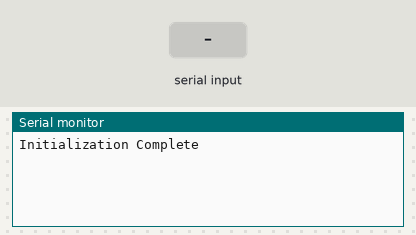
A sketch run on a simulated ESP8266 (NodeMCU). Shown: the last lines printed to the serial monitor. Inputs (shaded band) come from the test bench. WiFi joins after 1.5 s; servers stay silent unless stated; uploads are accepted with an empty reply.

Above: at 2.2 s.
2.3 s: "SERVERSET|" received over the second serial link
At 5.2 s:
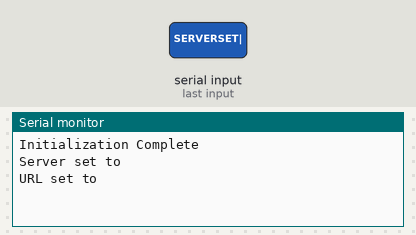
5.3 s: "SENDDATA|" received over the second serial link
At 7.2 s:
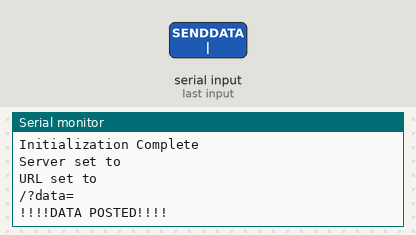
8.2 s: "READDATA|" received over the second serial link
At 9.7 s:
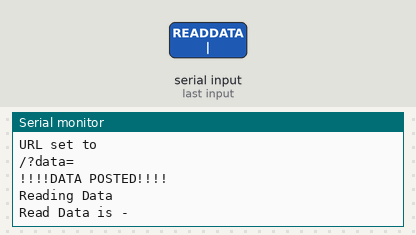

The sketch:

webclientelego.ino
```cpp
//Valid Command List
//WIFICON|SSID,PASSWORD|
//WIFICON|IoTDemo,devilatitswork94|
//SERVERSET|SERVERADDR,URL|
//SENDDATA|DATA|
//READDATA

#include <SoftwareSerial.h>
#include <ESP8266WiFi.h>

SoftwareSerial WFserial(4, 5); // RX | TX

int incomingByte;
int wificonnect = 0;
int wificonnectstate = 0;

String serialcmd;
String data;


String url;
String finalurl;

char ssid[50] = "";
char password[50] = "";
char serveraddr[] = "";

String webline;
String ssidstring;
String passwordstring;
String serveraddrstring;

void setup() {
  Serial.begin(9600);
  WFserial.begin(9600);
  delay(1000);
  Serial.println("Initialization Complete");
}

void loop() {
  serialcmd = "";
  finalurl = "";
  //Read Serial buffer for inputs
  if (WFserial.available()){
        serialcmd = WFserial.readStringUntil('|');
        delay(100);

        if(serialcmd == "WIFICON"){
          wificonnect++;

          ssidstring = WFserial.readStringUntil(',');
          delay(100);
          passwordstring = WFserial.readStringUntil('|');
          delay(100);
          Serial.println(ssidstring);
          Serial.println(passwordstring);

          if(wificonnect>0){
            WiFi.disconnect(true);  // Erases SSID/password
          }

          ssidstring.toCharArray(ssid,ssidstring.length()+1);
          delay(500);
          passwordstring.toCharArray(password,passwordstring.length()+1);
          delay(500);

          Serial.print("Connecting to ");
          Serial.println(ssid);

          WiFi.begin(ssid,password);
          delay(500);

          while (WiFi.status() != WL_CONNECTED) {
            delay(500);
            Serial.print(".");
          }

          Serial.print("WiFi-Connected-");
          Serial.println(ssid);
          Serial.print("IP addr -");
          Serial.println(WiFi.localIP());
          WFserial.print("Connected -");
          WFserial.println(WiFi.localIP());
          wificonnectstate = 1;
        }

        if(serialcmd == "SERVERSET"){
          serveraddrstring = WFserial.readStringUntil(',');
          serveraddrstring.toCharArray(serveraddr,serveraddrstring.length()+1);
          delay(500);

          url = WFserial.readStringUntil('|');
          delay(100);
          Serial.print("Server set to ");
          Serial.println(serveraddr);
          Serial.print("URL set to ");
          Serial.println(url);
          WFserial.println("OK");
        }

        if(serialcmd == "SENDDATA"){
          data = WFserial.readStringUntil('|');
          delay(100);

          finalurl = "/" + url + "?data=" + data;
          Serial.println(finalurl);
          WiFiClient client;
          if (client.connect(serveraddr,80)) {
            client.print(String("GET ") + finalurl + " HTTP/1.1\r\n" +
            "Host: "+serveraddr+"\r\n" +
            "Connection: close\r\n\r\n");
            Serial.println("!!!!DATA POSTED!!!!");
          }
            if (client.connected()) {
              client.stop();  // DISCONNECT FROM THE SERVER
              WFserial.println("OK");
            }
        }

        if(serialcmd == "READDATA"){
          Serial.println("Reading Data");
          finalurl = "/" + url;
          WiFiClient client;

          if (client.connect(serveraddr,80)) {
            client.print(String("GET ") + finalurl + " HTTP/1.1\r\n" +
            "Host: "+serveraddr+"\r\n" +
            "Connection: close\r\n\r\n");
          }

          while (!client.available()) {// wait for serial respone from Wi-Fi Module
            Serial.print(".");
            delay(500);
          }
          while(client.available()){
                if(client.read()=='~'){
                  webline = client.readStringUntil('~');
                }

          }
          Serial.print("Read Data is - ");
          Serial.println(webline);
          WFserial.println(webline);

          client.stop();
          client.flush();
          finalurl = "";
        }


        incomingByte = Serial.read();
        if (incomingByte == '\n') {
          //Read last char from buffer
        }

  }

  if(serveraddrstring != "" && wificonnectstate>0){
    //Pulse Check Routine
    WiFiClient client;
    if (!client.connect(serveraddr,80)) {
      Serial.println("Pulse Error");
      WFserial.println("Pulse Error");
      return;
    }
    else{
      Serial.println("Pulse Success");
    }
    delay(1000);

  }

}
```

Measured:
- after the input at 2.3 s, the serial monitor: prints a new line after 2.7 s (image 1)
- after the input at 5.3 s, the serial monitor: prints a new line after 1.2 s (image 2)
- after the input at 8.2 s, the serial monitor: prints a new line after 0.10 s (image 3)
